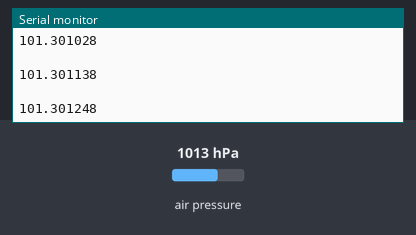
Bench run of a sketch on a simulated Arduino Nano 33 BLE. Shown: the last lines printed to the serial monitor. Inputs (shaded band) come from the test bench; at power-on: air pressure 1013 hPa. Storage starts empty.

Above: at 1.2 s.
1.3 s: air pressure set to 952 hPa
At 1.36 s:
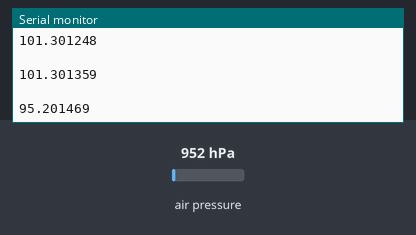
2.8 s: air pressure set to 975 hPa
At 2.9 s:
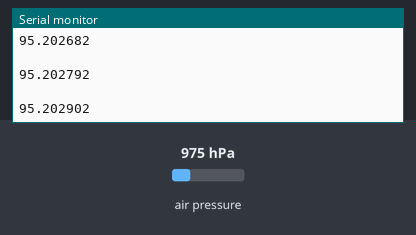
Timing chart, 0 to 5.8 s (numbered marks = the images above; inputs shaded):
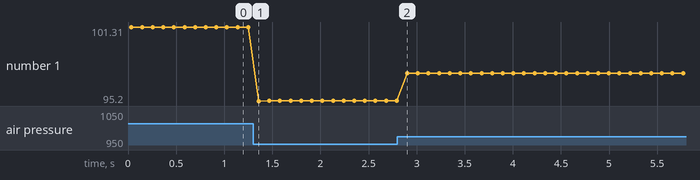

Measured:
- after the input at 1.3 s, the serial monitor: prints a new line after 0.06 s (image 1)
- plotted number 1: 101.3 → 95.2 after the input at 1.3 s

The sketch:

code.ino
```cpp
// data transfer protocol library
#include <SPI.h>
//SD card library
#include <SD.h>
//pressure/temp library
#include <Arduino_LPS22HB.h>


//initialize variables for accelerometer data
File data;
float ax, ay, az;

// this is the set up function
void setup() {
  //establish serial communication at a data rate of 9600 bits per second
  // this establishes a connection to the computer so you can print stuff to the serial monitor
  Serial.begin(9600);
  while (!Serial);


  //initialize SD card
  // while the sd card has not been connected hold the program here
  Serial.print("Initializing SD card...");
  if (!SD.begin(4)) {
    Serial.println("Failed to initialize SD card!");
    while (1); // halts the program
  }
  Serial.print("SD card initialized");

  // initilaizes barometer
  Serial.print("Initializing barometer...");
  if (!BARO.begin()) {
    Serial.println("Failed to initialize barometer!");
    while (1); // halts the program
  }
  Serial.print("Barometer initialized");


  // initilizes data file on SD card
  data = SD.open("data.csv", FILE_WRITE);

  // if the data file exists, write the first row
  if (data) {
    data.print("time (ms)");
    data.print(",");

    data.print("pressure (hPa)");
    data.print("\n");

    data.close();
  }
  else {
    Serial.println("Failed to initialize");
  }

    Serial.print("Initialization complete");
}

// this is the void loop, this runs indefinatly
void loop() {
  // read the pressure
  float pressure = BARO.readPressure();


  data = SD.open("data.csv", FILE_WRITE);

  // creates a variable for the time since deployment
  long int time = millis();

  // checks if data file exists then writes to it if it does
  if (data) {
    data.print(time);
    data.print(",");

    data.print(pressure);
    data.print("\n");

    Serial.println(time);
    Serial.println(" ");
    Serial.print(pressure);

    data.close();
  }
  else{
    delay(100);
    Serial.println("Failed to open data.csv");

  }

  delay(100);
}
```
